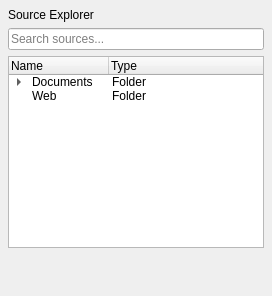
<?xml version="1.0" encoding="UTF-8"?>
<ui version="4.0">
 <class>KnowledgeSourceExplorerPanel</class>
 <widget class="QWidget" name="KnowledgeSourceExplorerPanel">
  <property name="minimumSize">
   <size><width>220</width><height>0</height></size>
  </property>
  <layout class="QVBoxLayout" name="mainLayout">
   <property name="leftMargin"><number>8</number></property>
   <property name="topMargin"><number>8</number></property>
   <property name="rightMargin"><number>8</number></property>
   <property name="bottomMargin"><number>8</number></property>
   <property name="spacing"><number>6</number></property>
   <item>
    <widget class="QLabel" name="titleLabel">
     <property name="text"><string>Source Explorer</string></property>
    </widget>
   </item>
   <item>
    <widget class="QLineEdit" name="searchEdit">
     <property name="placeholderText"><string>Search sources...</string></property>
    </widget>
   </item>
   <item>
    <widget class="QTreeWidget" name="sourceTree">
     <column>
      <property name="text"><string>Name</string></property>
     </column>
     <column>
      <property name="text"><string>Type</string></property>
     </column>
     <item>
      <property name="text"><string>Documents</string></property>
      <property name="text"><string>Folder</string></property>
      <item>
       <property name="text"><string>doc1.pdf</string></property>
       <property name="text"><string>PDF</string></property>
      </item>
      <item>
       <property name="text"><string>doc2.txt</string></property>
       <property name="text"><string>Text</string></property>
      </item>
     </item>
     <item>
      <property name="text"><string>Web</string></property>
      <property name="text"><string>Folder</string></property>
     </item>
    </widget>
   </item>
   <item>
    <spacer name="bottomSpacer">
     <property name="orientation"><enum>Qt::Orientation::Vertical</enum></property>
     <property name="sizeHint" stdset="0">
      <size><width>20</width><height>40</height></size>
     </property>
    </spacer>
   </item>
  </layout>
 </widget>
 <layoutdefault spacing="6" margin="11"/>
 <resources/>
 <connections/>
</ui>
